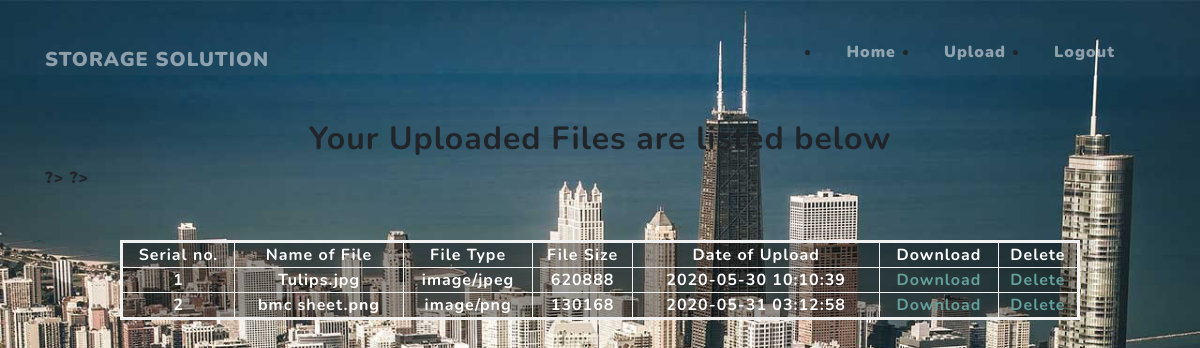
/viewfile.php (signed in), run on the app's committed database.
### tables this page shows
CREATE TABLE `userfiles` (
  `FileID` int(6) NOT NULL COMMENT '000001',
  `FilePath` varchar(255) NOT NULL,
  `FileName` varchar(100) NOT NULL,
  `FileType` varchar(100) NOT NULL,
  `FileSize` int(255) NOT NULL,
  `DateUploaded` timestamp NOT NULL DEFAULT current_timestamp(),
  `username` varchar(255) NOT NULL
);

### viewfile.php (the view, shortened to what this page needs)
<?php
  if(isset($_SESSION['username']))
	{
		$user=$_SESSION['username'];
	}
?>
<html>
<head>
	<link href="vendor/bootstrap/css/bootstrap.min.css" rel="stylesheet">
<link href="vendor/fontawesome-free/css/all.min.css" rel="stylesheet">
<link href="css/cloud.css" rel="stylesheet">
</head>
<body>
<nav class="navbar navbar-expand-lg navbar-light fixed-top" id="mainNav">
    <div class="container">
      <a class="navbar-brand js-scroll-trigger" href="#page-top"><b>STORAGE SOLUTION<b></a>
      <div class="collapse navbar-collapse" id="navbarResponsive">
      		<ul class="navbar" >
		        <div><li>
               		 <a class="nav-link js-scroll-trigger" href="index.php">Home</a>
                </li></div>
                <div><li>
                	<a class="nav-link js-scroll-trigger" href="upload.html">Upload</a>
                </li></div>
            	<div><li>
                	<a class="nav-link js-scroll-trigger" href="index.php?logout='1'">Logout</a>
                </li></div>
          	</ul>
      </div>
    </div>
  </nav>
<div class="container" >
	<div>
		<div>
			<br><br><br><br><br>
		</div>
	</div>
	<center><h2><b>Your Uploaded Files are listed below<b></h2></center>
		<table class="bg-text" border="7px" align="center">
	  <thead>
		<tr>
			<th>Serial no.</th>
			<th>Name of File</th>
			<th>File Type</th>
			<th>File Size</th>
			<th>Date of Upload</th>
			<th>Download</th>
			<th>Delete</th>
		</tr>
	  </thead>
	  <tbody>
		<?php
			$conn = mysqli_connect("localhost","root","","cloudstorage") or die("Cant connect to database");
			$query = "select * from userfiles where username='$user'";
			$result = mysqli_query($conn, $query);
			$i=1;
			while ($row = mysqli_fetch_array($result))
				{?>
					<tr>
						<td><?php echo $i++;?></td>
						<td><?php echo $row['FileName'];?></td>
						<td><?php echo $row['FileType'];?></td>
						<td><?php echo $row['FileSize'];?></td>
						<td><?php echo $row['DateUploaded'];?></td>
						<td><a href="uploads/<?php echo $row['FileName']; ?>" download >Download</a></td>
						<td><a href="deletefile.php?del=<?php echo $row['FileName']; ?>">Delete </a><br></td>
					</tr>
			<?php  }   ?>
		</tbody>
	</table>
</div>
</body>
</html>

### css/cloud.css (style rules this page uses)
#mainNav { min-height: 56px; background-color: #fff; }
#mainNav .navbar-brand { color: #161616; font-weight: 700; padding: .9rem 0; }
@media (min-width: 992px) { #mainNav { padding-top: 0; padding-bottom: 0; border-bottom: none; background-color: transparent; transition: background-color 0.3s ease-in-out; } }
@media (min-width: 992px) { #mainNav .navbar-brand { padding: .5rem 0; color: rgba(255, 255, 255, 0.5); } }
@media (min-width: 992px) { #mainNav .nav-link { transition: none; padding: 2rem 1.5rem; color: rgba(255, 255, 255, 0.5); } }
body { font-family: 'Nunito'; letter-spacing: 0.0625em; }
a { color: #64a19d; }

### viewfile.php (style rules this page uses)
body { background-image: url(images/bg-01.jpg); background-repeat: no-repeat; background-size: cover; }
.bg-text { background-color: rgb(0,0,0); background-color: rgba(0,0,0, 0.4); color: white; font-weight: bold; border: 3px solid #f1f1f1; position: absolute; top: 35%; left: 50%; transform: translate(-50%, -50%); z-index: 2; width: 80%; padding: 20px; text-align: center; }

### data on the page
userfiles: FileName "Tulips.jpg", FileType "image/jpeg", FileSize "620888", DateUploaded "2020-05-30 10:10:39"
userfiles: FileName "bmc sheet.png", FileType "image/png", FileSize "130168", DateUploaded "2020-05-31 03:12:58"
